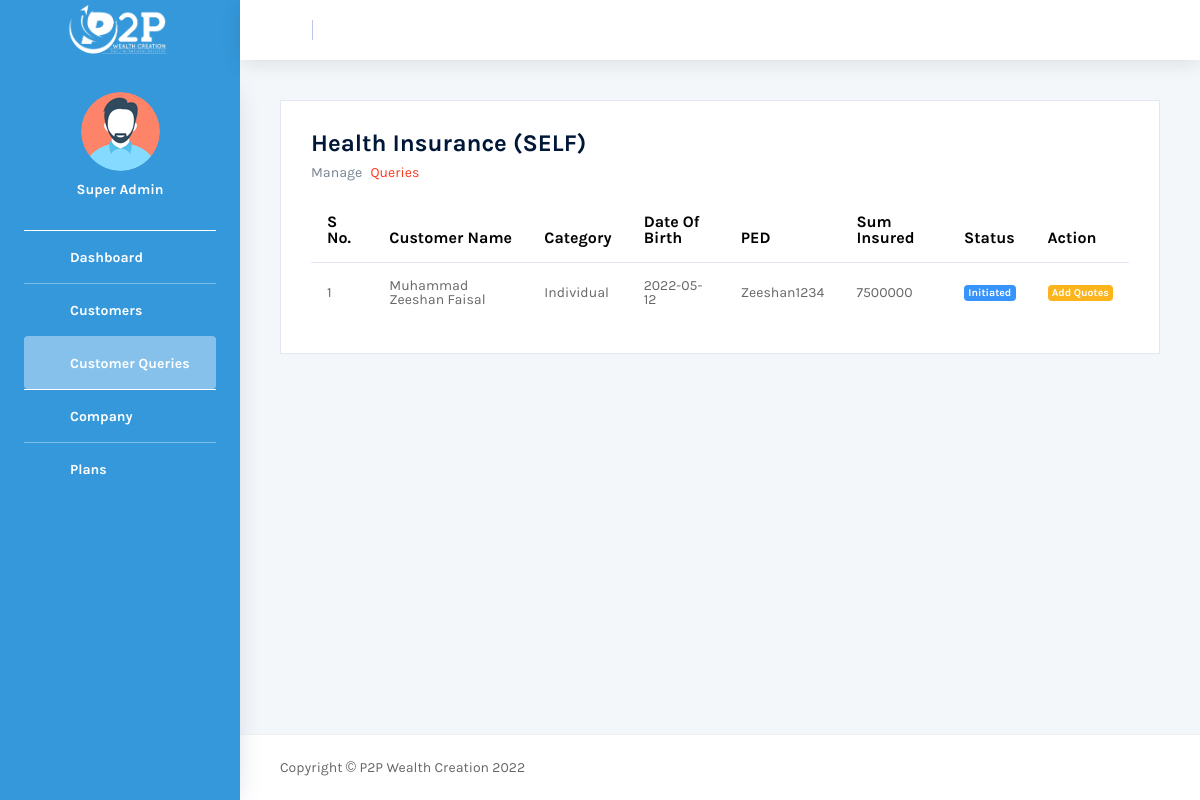
Screenshot of /admin/dashboard/customer_insurance_queries.php (signed in) with the database file from the repository.
### tables this page shows
CREATE TABLE `health` (
  `id` int(11) NOT NULL,
  `category` varchar(255) NOT NULL,
  `self_dob` varchar(255) NOT NULL,
  `self_ped` varchar(255) NOT NULL,
  `spouse_dob` varchar(255) NOT NULL,
  `spouse_ped` varchar(255) NOT NULL,
  `child_1_dob` varchar(255) NOT NULL,
  `child_1_ped` varchar(255) NOT NULL,
  `child_2_dob` varchar(255) NOT NULL,
  `child_2_ped` varchar(255) NOT NULL,
  `sum_insured` varchar(255) NOT NULL,
  `third_quote` varchar(255) NOT NULL,
  `status` varchar(255) NOT NULL,
  `customer_id` int(255) NOT NULL
);

CREATE TABLE `customer` (
  `id` int(11) NOT NULL,
  `full_name` varchar(255) NOT NULL,
  `age` varchar(255) NOT NULL,
  `gender` varchar(255) NOT NULL,
  `email` varchar(255) NOT NULL,
  `password` varchar(255) NOT NULL,
  `simple_password` varchar(255) NOT NULL,
  `phone` varchar(255) NOT NULL,
  `address` varchar(255) NOT NULL,
  `status` varchar(255) NOT NULL
);

### admin/dashboard/customer_insurance_queries.php (the view, shortened to what this page needs)
<?php
include ('header.php');
$individual_query="SELECT `health`.id,`health`.category,`health`.self_dob,`health`.self_ped,`health`.sum_insured,`health`.status, `customer`.full_name FROM `health` INNER JOIN `customer` ON `health`.customer_id = `customer`.id AND `health`.category='Individual'";
$individual_result=mysqli_query($db,$individual_query);
$individual_count=mysqli_num_rows($individual_result);
?>
      <div class="main-panel">
        <div class="content-wrapper">
          <div class="row">
            <div class="col-lg-12 grid-margin stretch-card">
              <div class="card">
                <div class="card-body">
                  <h4 class="card-title" style="font-size: 24px">Health Insurance (SELF)</h4>
                  <p class="card-description">
                    Manage <code>Queries</code>
                  </p>
                  <div class="table-responsive">
                    <table class="table table-hover">
                      <thead>
                        <tr>
                          <th style="color: black"><b>S No.</b></th>
                          <th style="color: black"><b>Customer Name</b></th>
                          <th style="color: black"><b>Category</b></th>
                          <th style="color: black"><b>Date Of Birth</b></th>
                          <th style="color: black"><b>PED</b></th>
                          <th style="color: black"><b>Sum Insured</b></th>
                          <th style="color: black"><b>Status</b></th>
                          <th style="color: black"><b>Action</b></th>
                        </tr>
                      </thead>
                      <tbody>
                         <?php
                      $i=1;
                      if($individual_count>0)
                      {
                       while($individual_row=mysqli_fetch_assoc($individual_result))
                       {
                      ?>
                      <tr>
                      <td><?php echo $i; ?></td>
                      <td><?php echo $individual_row['full_name']; ?></td>
                      <td><?php echo $individual_row['category']; ?></td>
                      <td><?php echo $individual_row['self_dob']; ?></td>
                      <td><?php echo $individual_row['self_ped']; ?></td>
                      <td><?php echo $individual_row['sum_insured']; ?></td>
                      <td><label class="badge badge-info"> <?php echo $individual_row['status']; ?></label></td>
                       <td>
                       <a href="add_quote.php?query_id=<?php echo $individual_row['id']; ?>&category=<?php echo $individual_row['category']; ?>">
                        <label class="badge badge-warning" style="color: white">Add Quotes</label>
                         </a>
                       </td>
                       </tr>
                       <?php
                       $i++;
                        }
                        }
                        ?>
                      </tbody>
                    </table>
                  </div>
                </div>
              </div>
            </div>
         </div>
        </div>
<?php
include('footer.php');
?>

### rows the page displays
health: customer.full_name "Muhammad Zeeshan Faisal", category "Individual", self_dob "2022-05-12", self_ped "Zeeshan1234", sum_insured "7500000", status "Initiated"

### other values shown
$_SESSION['admin_name'] "Super Admin"
